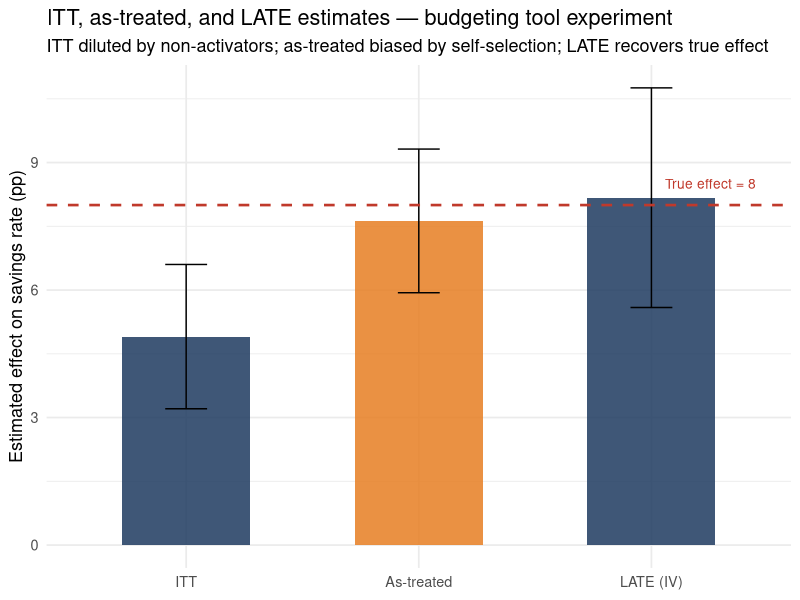

The R script that drew this image:
## ---- chunk 1
library(tidyverse)
library(AER)
library(broom)
library(ggplot2)
library(patchwork)
library(sandwich)
library(lmtest)
set.seed(42)
## ---- chunk 2
n <- 200
Z <- rep(c(0, 1), each = 100)
D <- ifelse(Z == 1, rbinom(100, 1, 0.65), 0)   # one-sided: 65% activate tool
savings_rate <- 10 + 8 * D + rnorm(n, 0, 6)    # true effect for compliers = 8

df_nc <- tibble(id = 1:n, Z = factor(Z), D = factor(D), savings_rate)
## ---- chunk 3
m_itt  <- lm(savings_rate ~ Z,   data = df_nc)
m_at   <- lm(savings_rate ~ D,   data = df_nc)
m_late <- ivreg(savings_rate ~ D | Z, data = df_nc)
## ---- chunk 4
bind_rows(
  broom::tidy(m_itt)  |> filter(term == "Z1") |>
    mutate(method = "ITT (assignment)"),
  broom::tidy(m_at)   |> filter(term == "D1") |>
    mutate(method = "As-treated (biased — self-selection)"),
  broom::tidy(m_late) |> filter(term == "D1") |>
    mutate(method = "LATE via IV (Wald estimator)")
) |>
  select(method, estimate, std.error, p.value) |>
  knitr::kable(
    digits  = 3,
    caption = "True effect for compliers = 8. ITT is diluted by the 35% non-activators. As-treated is biased upward (activators are more motivated to save). LATE recovers the true complier effect."
  )
## ---- chunk 5
itt_est   <- coef(m_itt)["Z1"]
comp_rate <- mean(as.integer(as.character(df_nc$D))[Z == 1]) -
             mean(as.integer(as.character(df_nc$D))[Z == 0])

cat("ITT estimate:      ", round(itt_est, 3), "\n")
cat("Compliance rate:   ", round(comp_rate, 3), "\n")
cat("Wald LATE:         ", round(itt_est / comp_rate, 3), "\n")
cat("ivreg LATE:        ", round(coef(m_late)["D1"], 3), "\n")
## ---- chunk 6
est_df <- bind_rows(
  broom::tidy(m_itt)  |> filter(term == "Z1") |>
    mutate(method = "ITT"),
  broom::tidy(m_at)   |> filter(term == "D1") |>
    mutate(method = "As-treated"),
  broom::tidy(m_late) |> filter(term == "D1") |>
    mutate(method = "LATE (IV)")
) |>
  mutate(
    method   = factor(method, levels = c("ITT", "As-treated", "LATE (IV)")),
    biased   = method == "As-treated"
  )

ggplot(est_df, aes(x = method, y = estimate, fill = biased)) +
  geom_col(width = 0.55, alpha = 0.85) +
  geom_errorbar(aes(ymin = estimate - 1.96 * std.error,
                    ymax = estimate + 1.96 * std.error),
                width = 0.18) +
  geom_hline(yintercept = 8, linetype = "dashed", color = "#c0392b", linewidth = 0.9) +
  annotate("text", x = 3.45, y = 8.5, label = "True effect = 8",
           color = "#c0392b", hjust = 1, size = 3.5) +
  scale_fill_manual(values = c("FALSE" = "#1e3a5f", "TRUE" = "#e67e22"),
                    guide = "none") +
  labs(
    title    = "ITT, as-treated, and LATE estimates — budgeting tool experiment",
    subtitle = "ITT diluted by non-activators; as-treated biased by self-selection; LATE recovers true effect",
    x        = NULL,
    y        = "Estimated effect on savings rate (pp)"
  ) +
  theme_minimal(base_size = 13)
## ---- chunk 7
n   <- 200
Z   <- rep(c(0, 1), each = 100)
D   <- ifelse(Z == 1,
              rbinom(100, 1, 0.75),   # 75% compliance in treatment
              rbinom(100, 1, 0.10))   # 10% crossover in control
Y   <- 50 - 8 * D + rnorm(n, 0, 7)

df_2s      <- tibble(Z = factor(Z), D = factor(D), Y)
m_late_2s  <- ivreg(Y ~ D | Z, data = df_2s)

broom::tidy(m_late_2s) |>
  filter(term == "D1") |>
  select(estimate, std.error, p.value) |>
  knitr::kable(digits = 3,
               caption = "Two-sided noncompliance: ivreg() generalizes automatically. True effect = -8.")
